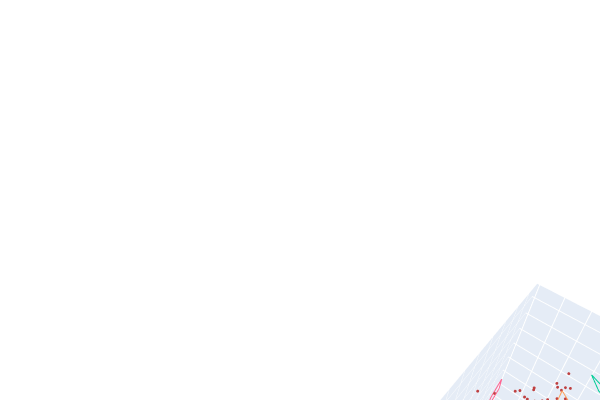

Here is the notebook cell this chart was saved with:
### Code cell
o3d.visualization.draw_plotly(objs, mesh_show_wireframe=True,  up=[0, 0, 1], front=[1, 1, 1], lookat=[0.0, 0.0, 0.0], zoom=0.5)

### Figure 1 — Plotly figure (JSON) as saved in the notebook; plotly's stock layout.template omitted (floating-point values rounded to 4 significant figures; data arrays with more than 128 entries replaced by an {"elided": "..."} marker saying what was removed)
{"data": [{"marker": {"color": {"elided": "1000x3 float values"}, "size": 1}, "mode": "markers", "type": "scatter3d", "x": {"elided": "1000 float values"}, "y": {"elided": "1000 float values"}, "z": {"elided": "1000 float values"}}, {"mode": "lines", "type": "scatter3d", "x": [0.8713, 0.628, null, 0.628, 1.581, null, 1.581, 1.825, null, 1.825, 0.8713, null], "y": [0.8182, -0.149, null, -0.149, -0.4014, null, -0.4014, 0.5657, null, 0.5657, 0.8182, null], "z": [-0.1365, -0.06273, null, -0.06273, -0.2278, null, -0.2278, -0.3016, null, -0.3016, -0.1365, null]}, {"mode": "lines", "type": "scatter3d", "x": [-3.32, -3.56, null, -3.56, -2.945, null, -2.945, -2.705, null, -2.705, -3.32, null], "y": [-0.01579, 0.4605, null, 0.4605, 1.209, null, 1.209, 0.733, null, 0.733, -0.01579, null], "z": [2.233, 1.387, null, 1.387, 1.634, null, 1.634, 2.48, null, 2.48, 2.233, null]}, {"mode": "lines", "type": "scatter3d", "x": [-1.51, -1.227, null, -1.227, -2.02, null, -2.02, -2.303, null, -2.303, -1.51, null], "y": [0.6244, -0.3347, null, -0.3347, -0.5664, null, -0.5664, 0.3927, null, 0.3927, 0.6244, null], "z": [-3.348, -3.344, null, -3.344, -2.781, null, -2.781, -2.785, null, -2.785, -3.348, null]}, {"mode": "lines", "type": "scatter3d", "x": [0.293, 1.039, null, 1.039, 0.6878, null, 0.6878, -0.05784, null, -0.05784, 0.293, null], "y": [-0.436, 0.1505, null, 0.1505, 0.09251, null, 0.09251, -0.494, null, -0.494, -0.436, null], "z": [3.243, 3.559, null, 3.559, 4.494, null, 4.494, 4.178, null, 4.178, 3.243, null]}, {"mode": "lines", "type": "scatter3d", "x": [0.4234, 1.227, null, 1.227, 0.9399, null, 0.9399, 0.1363, null, 0.1363, 0.4234, null], "y": [4.054, 3.62, null, 3.62, 3.935, null, 3.935, 4.37, null, 4.37, 4.054, null], "z": [0.01149, 0.4182, null, 0.4182, 1.323, null, 1.323, 0.916, null, 0.916, 0.01149, null]}, {"mode": "lines", "type": "scatter3d", "x": [-1.449, -0.5839, null, -0.5839, -0.1061, null, -0.1061, -0.9714, null, -0.9714, -1.449, null], "y": [-2.586, -2.392, null, -2.392, -2.432, null, -2.432, -2.627, null, -2.627, -2.586, null], "z": [1.237, 1.699, null, 1.699, 0.8212, null, 0.8212, 0.359, null, 0.359, 1.237, null]}, {"mode": "lines", "type": "scatter3d", "x": [0.1888, 0.7561, null, 0.7561, 0.1244, null, 0.1244, -0.4428, null, -0.4428, 0.1888, null], "y": [3.513, 2.786, null, 2.786, 2.1, null, 2.1, 2.828, null, 2.828, 3.513, null], "z": [-2.524, -2.91, null, -2.91, -2.548, null, -2.548, -2.161, null, -2.161, -2.524, null]}, {"mode": "lines", "type": "scatter3d", "x": [3.332, 2.507, null, 2.507, 2.875, null, 2.875, 3.7, null, 3.7, 3.332, null], "y": [-0.2315, 0.2582, null, 0.2582, 1.103, null, 1.103, 0.6133, null, 0.6133, -0.2315, null], "z": [-2.981, -3.263, null, -3.263, -2.875, null, -2.875, -2.593, null, -2.593, -2.981, null]}, {"mode": "lines", "type": "scatter3d", "x": [-1.587, -1.125, null, -1.125, -1.943, null, -1.943, -2.404, null, -2.404, -1.587, null], "y": [1.907, 2.635, null, 2.635, 2.761, null, 2.761, 2.034, null, 2.034, 1.907, null], "z": [0.3028, -0.2053, null, -0.2053, -0.7668, null, -0.7668, -0.2587, null, -0.2587, 0.3028, null]}, {"mode": "lines", "type": "scatter3d", "x": [1.326, 0.5381, null, 0.5381, 1.021, null, 1.021, 1.809, null, 1.809, 1.326, null], "y": [-2.579, -2.749, null, -2.749, -2.324, null, -2.324, -2.155, null, -2.155, -2.579, null], "z": [-2.243, -1.651, null, -1.651, -0.8857, null, -0.8857, -1.477, null, -1.477, -2.243, null]}, {"mode": "lines", "type": "scatter3d", "x": [0.8713, 0.628, null, 0.628, 1.581, null, 1.581, 1.825, null, 1.825, 0.8713, null], "y": [0.8182, -0.149, null, -0.149, -0.4014, null, -0.4014, 0.5657, null, 0.5657, 0.8182, null], "z": [-0.1365, -0.06273, null, -0.06273, -0.2278, null, -0.2278, -0.3016, null, -0.3016, -0.1365, null]}, {"mode": "lines", "type": "scatter3d", "x": [-3.32, -3.56, null, -3.56, -2.945, null, -2.945, -2.705, null, -2.705, -3.32, null], "y": [-0.01579, 0.4605, null, 0.4605, 1.209, null, 1.209, 0.733, null, 0.733, -0.01579, null], "z": [2.233, 1.387, null, 1.387, 1.634, null, 1.634, 2.48, null, 2.48, 2.233, null]}, {"mode": "lines", "type": "scatter3d", "x": [-1.51, -1.227, null, -1.227, -2.02, null, -2.02, -2.303, null, -2.303, -1.51, null], "y": [0.6244, -0.3347, null, -0.3347, -0.5664, null, -0.5664, 0.3927, null, 0.3927, 0.6244, null], "z": [-3.348, -3.344, null, -3.344, -2.781, null, -2.781, -2.785, null, -2.785, -3.348, null]}, {"mode": "lines", "type": "scatter3d", "x": [0.293, 1.039, null, 1.039, 0.6878, null, 0.6878, -0.05784, null, -0.05784, 0.293, null], "y": [-0.436, 0.1505, null, 0.1505, 0.09251, null, 0.09251, -0.494, null, -0.494, -0.436, null], "z": [3.243, 3.559, null, 3.559, 4.494, null, 4.494, 4.178, null, 4.178, 3.243, null]}, {"mode": "lines", "type": "scatter3d", "x": [0.4234, 1.227, null, 1.227, 0.9399, null, 0.9399, 0.1363, null, 0.1363, 0.4234, null], "y": [4.054, 3.62, null, 3.62, 3.935, null, 3.935, 4.37, null, 4.37, 4.054, null], "z": [0.01149, 0.4182, null, 0.4182, 1.323, null, 1.323, 0.916, null, 0.916, 0.01149, null]}, {"mode": "lines", "type": "scatter3d", "x": [-1.449, -0.5839, null, -0.5839, -0.1061, null, -0.1061, -0.9714, null, -0.9714, -1.449, null], "y": [-2.586, -2.392, null, -2.392, -2.432, null, -2.432, -2.627, null, -2.627, -2.586, null], "z": [1.237, 1.699, null, 1.699, 0.8212, null, 0.8212, 0.359, null, 0.359, 1.237, null]}, {"mode": "lines", "type": "scatter3d", "x": [0.1888, 0.7561, null, 0.7561, 0.1244, null, 0.1244, -0.4428, null, -0.4428, 0.1888, null], "y": [3.513, 2.786, null, 2.786, 2.1, null, 2.1, 2.828, null, 2.828, 3.513, null], "z": [-2.524, -2.91, null, -2.91, -2.548, null, -2.548, -2.161, null, -2.161, -2.524, null]}, {"mode": "lines", "type": "scatter3d", "x": [3.332, 2.507, null, 2.507, 2.875, null, 2.875, 3.7, null, 3.7, 3.332, null], "y": [-0.2315, 0.2582, null, 0.2582, 1.103, null, 1.103, 0.6133, null, 0.6133, -0.2315, null], "z": [-2.981, -3.263, null, -3.263, -2.875, null, -2.875, -2.593, null, -2.593, -2.981, null]}, {"mode": "lines", "type": "scatter3d", "x": [-1.587, -1.125, null, -1.125, -1.943, null, -1.943, -2.404, null, -2.404, -1.587, null], "y": [1.907, 2.635, null, 2.635, 2.761, null, 2.761, 2.034, null, 2.034, 1.907, null], "z": [0.3028, -0.2053, null, -0.2053, -0.7668, null, -0.7668, -0.2587, null, -0.2587, 0.3028, null]}, {"mode": "lines", "type": "scatter3d", "x": [1.326, 0.5381, null, 0.5381, 1.021, null, 1.021, 1.809, null, 1.809, 1.326, null], "y": [-2.579, -2.749, null, -2.749, -2.324, null, -2.324, -2.155, null, -2.155, -2.579, null], "z": [-2.243, -1.651, null, -1.651, -0.8857, null, -0.8857, -1.477, null, -1.477, -2.243, null]}], "layout": {"height": 400, "margin": {"b": 0, "l": 0, "r": 0, "t": 0}, "scene": {"camera": {"center": {"x": 0.1947, "y": -1.534, "z": 0.8732}, "eye": {"x": 1.638, "y": -0.0904, "z": 2.317}, "up": {"x": 0, "y": 0, "z": 1}}}, "showlegend": false, "width": 600}}
